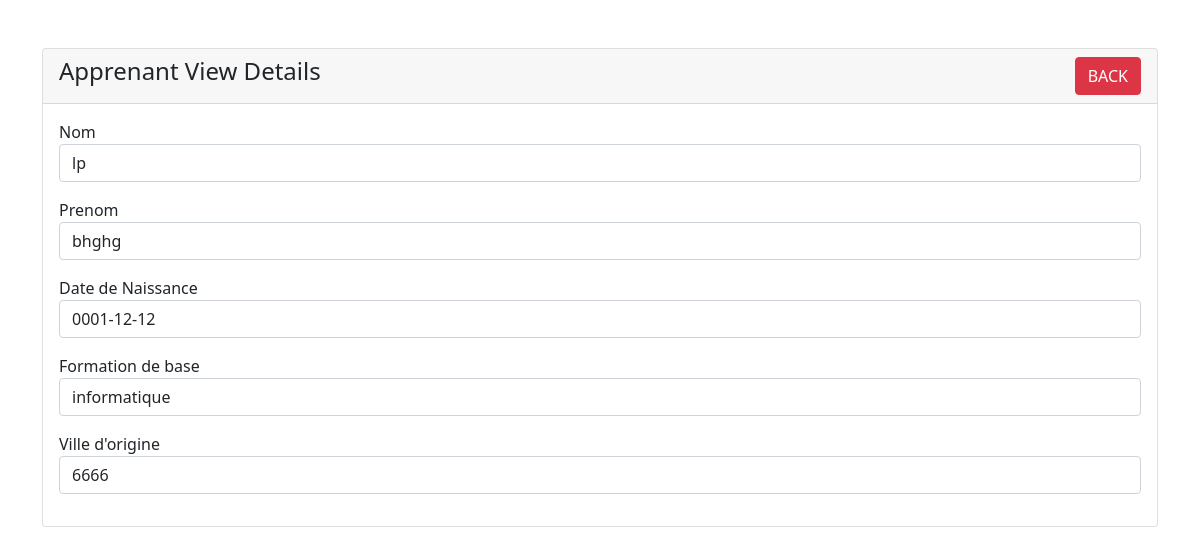
/php/apprenantView.php?id=2, run on the app's committed database.
### tables this page shows
CREATE TABLE `apprenant` (
  `id` int(11) NOT NULL,
  `nom` varchar(255) DEFAULT NULL,
  `prenom` varchar(255) DEFAULT NULL,
  `date_de_naissance` date DEFAULT NULL,
  `formation_de_base` varchar(255) DEFAULT NULL,
  `ville_d_origine` varchar(255) DEFAULT NULL
);

### php/apprenantView.php (the view, shortened to what this page needs)
<?php
require '../config/dbconect.php';
?>
<!doctype html>
<html lang="en">
  <head>
    <link href="https://cdn.jsdelivr.net/npm/bootstrap@5.1.3/dist/css/bootstrap.min.css" rel="stylesheet">
</head>
<body>
    <div class="container mt-5">
        <div class="row">
            <div class="col-md-12">
                <div class="card">
                    <div class="card-header">
                        <h4>Apprenant View Details
                            <a href="../index.php" class="btn btn-danger float-end">BACK</a>
                        </h4>
                    </div>
                    <div class="card-body">
                        <?php
                        if(isset($_GET['id']))
                        {
                            $apprenant_id = mysqli_real_escape_string($conn, $_GET['id']);
                            $query = "SELECT * FROM apprenant WHERE id='$apprenant_id' ";
                            $query_run = mysqli_query($conn, $query);
                            if(mysqli_num_rows($query_run) > 0)
                            {
                                $apprenant = mysqli_fetch_array($query_run);
                                ?>
                                    <div class="mb-3">
                                        <label>Nom</label>
                                        <p class="form-control">
                                            <?=$apprenant['nom'];?>
                                        </p>
                                    </div>
                                    <div class="mb-3">
                                        <label>Prenom</label>
                                        <p class="form-control">
                                            <?=$apprenant['prenom'];?>
                                        </p>
                                    </div>
                                    <div class="mb-3">
                                        <label>Date de Naissance</label>
                                        <p class="form-control">
                                            <?=$apprenant['date_de_naissance'];?>
                                        </p>
                                    </div>
                                    <div class="mb-3">
                                        <label>Formation de base</label>
                                        <p class="form-control">
                                            <?=$apprenant['formation_de_base'];?>
                                        </p>
                                    </div>
                                    <div class="mb-3">
                                        <label>Ville d'origine</label>
                                        <p class="form-control">
                                            <?=$apprenant['ville_d_origine'];?>
                                        </p>
                                    </div>
                                <?php
                            }
                            else
                            {
                                echo "<h4>No Such Id Found</h4>";
                            }
                        }
                        ?>
                    </div>
                </div>
            </div>
        </div>
    </div>
</body>
</html>

### data on the page
apprenant: nom "lp", prenom "bhghg", date_de_naissance "0001-12-12", formation_de_base "informatique", ville_d_origine "6666"
